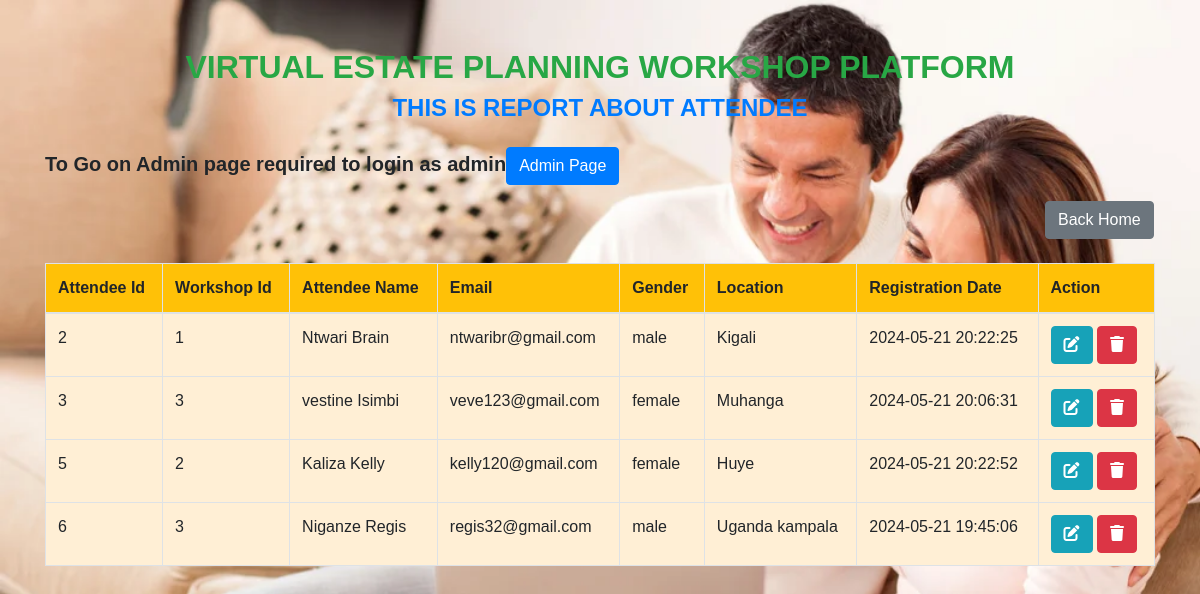
The page /viewattendee.php on the database its author committed.
### tables this page shows
CREATE TABLE `attendee` (
  `attendee_id` int(12) NOT NULL,
  `workshop_id` int(11) DEFAULT NULL,
  `name` varchar(200) DEFAULT NULL,
  `email` varchar(200) DEFAULT NULL,
  `gender` varchar(100) DEFAULT 'not null',
  `location` varchar(200) NOT NULL,
  `registration_date` timestamp NOT NULL DEFAULT current_timestamp() ON UPDATE current_timestamp()
);

### viewattendee.php (the view, shortened to what this page needs)
<!DOCTYPE html>
<html lang="en">
<head>
    <link href="https://stackpath.bootstrapcdn.com/bootstrap/4.5.2/css/bootstrap.min.css" rel="stylesheet">
    <link href="https://cdnjs.cloudflare.com/ajax/libs/font-awesome/6.0.0-beta3/css/all.min.css" rel="stylesheet">
</head>
<body>
    <div class="container mt-5">
        <h2 class="text-center text-success">VIRTUAL ESTATE PLANNING WORKSHOP PLATFORM</h2>
        <h4 class="text-center text-primary mb-4">THIS IS  REPORT ABOUT ATTENDEE</h4>
         <p style="font-weight: bold; font-size:20px;">To Go on Admin page required to login as admin<a href="login.html" class="btn btn-primary" style="margin-top: 0px;">Admin Page</a></p>
        <a href="home.php" class="btn btn-secondary" style="margin-left: 1000px;">Back Home </a>
        <table class="table table-bordered mt-4">
            <thead class="bg-warning">
                <tr>
                    <th>Attendee Id</th>
                    <th>Workshop Id</th>
                    <th>Attendee Name</th>
                    <th>Email</th>
                    <th>Gender</th>
                    <th>Location</th>
                    <th>Registration Date</th>
                    <th>Action</th>
                </tr>
            </thead>
            <tbody>
                <?php
                include "databaseconnection.php";
                $sql = "SELECT * FROM attendee";
                $result = $connection->query($sql);
                while ($row = $result->fetch_assoc()) {
                    echo "
                    <tr>
                        <td>{$row['attendee_id']}</td>
                        <td>{$row['workshop_id']}</td>
                        <td>{$row['name']}</td>
                        <td>{$row['email']}</td>
                        <td>{$row['gender']}</td>
                        <td>{$row['location']}</td>
                        <td>{$row['registration_date']}</td>
                        <td>
                            <a href='updateattendee.php?attendee_id={$row['attendee_id']}'  class='btn btn-info'><i class='fas fa-edit'></i></a>
                            <a href='deleteattendee.php?attendee_id={$row['attendee_id']}' class='btn btn-danger'><i class='fas fa-trash'></i></a>
                        </td>
                    </tr>
                    ";
                }
                ?>
            </tbody>
        </table>
    </div>
</body>
</html>

### viewattendee.php (style rules this page uses)
body { background-image: url('./images/hw.jpg'); background-repeat: no-repeat; background-size: cover; font-family: 'Century', sans-serif; }
h2, h4 { font-weight: bold; }
table { background-color: papayawhip; }

### rows shown on the page
attendee: attendee_id "2", workshop "1", name "Ntwari Brain", email "ntwaribr@gmail.com", gender "male", location "Kigali", registration_date "2024-05-21 20:22:25"
attendee: attendee_id "3", workshop "3", name "vestine Isimbi", email "veve123@gmail.com", gender "female", location "Muhanga", registration_date "2024-05-21 20:06:31"
attendee: attendee_id "5", workshop "2", name "Kaliza Kelly", email "kelly120@gmail.com", gender "female", location "Huye", registration_date "2024-05-21 20:22:52"
attendee: attendee_id "6", workshop "3", name "Niganze Regis", email "regis32@gmail.com", gender "male", location "Uganda kampala", registration_date "2024-05-21 19:45:06"
